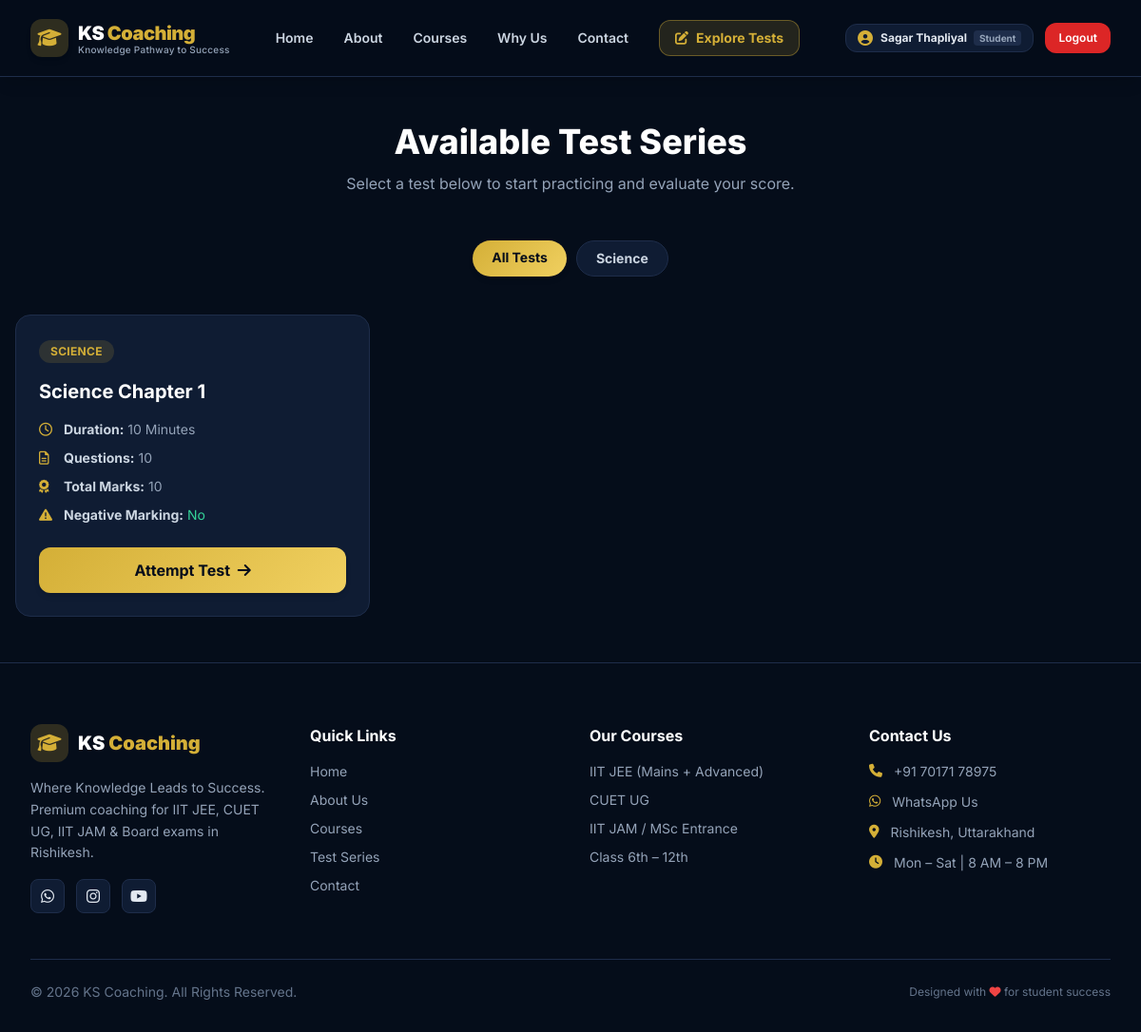
/testseries/student/tests/ (signed in), run on the app's committed database.
### accounts/models.py (models this page shows, shortened)
class User(AbstractUser):
    ROLE_CHOICES = (
        ('student', 'Student'),
        ('teacher', 'Teacher'),
    )
    full_name = models.CharField(max_length=150)
    phone_number = models.CharField(max_length=15, unique=True)
    role = models.CharField(max_length=10, choices=ROLE_CHOICES, default='student')
    class_level = models.CharField(max_length=50, blank=True, null=True)
    batch = models.CharField(max_length=100, blank=True, null=True)

### testseries/models.py (models this page shows, shortened)
class Category(models.Model):
    name = models.CharField(max_length=100, unique=True)
    description = models.TextField(blank=True, null=True)
    class Meta:
        verbose_name_plural = "Categories"

class Test(models.Model):
    title = models.CharField(max_length=200)
    category = models.ForeignKey(Category, on_delete=models.CASCADE, related_name='tests')
    duration_minutes = models.PositiveIntegerField(help_text="Duration in minutes")
    total_marks = models.PositiveIntegerField(default=100)
    total_questions = models.PositiveIntegerField(default=10)
    has_negative_marking = models.BooleanField(default=False)
    negative_marks_per_question = models.FloatField(default=0.0, help_text="e.g. 0.25 or 1.0")
    created_by = models.ForeignKey(settings.AUTH_USER_MODEL, on_delete=models.CASCADE)
    created_at = models.DateTimeField(auto_now_add=True)

### testseries/views.py (the view)
# urls.py: path('student/tests/', views.student_test_list, name='student_test_list'),
@login_required
def student_test_list(request):
    categories = Category.objects.all()
    selected_category = request.GET.get('category')
    if selected_category:
        tests = Test.objects.filter(category__id=selected_category).order_by('-created_at')
    else:
        tests = Test.objects.all().order_by('-created_at')
    return render(request, 'testseries/student_test_list.html', {
        'tests': tests,
        'categories': categories,
        'selected_category': selected_category
    })

### core/templates/testseries/student_test_list.html
{% extends 'core/base.html' %}
{% block content %}
<div class="max-w-7xl mx-auto px-4 py-12">
    <div class="text-center max-w-2xl mx-auto mb-12">
        <h1 class="text-3xl sm:text-4xl font-extrabold text-white">Available Test Series</h1>
        <p class="text-slate-400 mt-3">Select a test below to start practicing and evaluate your score.</p>
    </div>
    <div class="flex flex-wrap gap-2.5 justify-center mb-10">
        <a href="{% url 'student_test_list' %}"
           class="px-5 py-2 rounded-full text-sm font-bold transition-all
                  {% if not selected_category %}
                      gold-gradient text-ksDark shadow-md
                  {% else %}
                      bg-ksCard text-slate-300 border border-ksBorder hover:border-ksGold/40 hover:text-ksGold
                  {% endif %}">
            All Tests
        </a>
        {% for cat in categories %}
            <a href="{% url 'student_test_list' %}?category={{ cat.id }}"
               class="px-5 py-2 rounded-full text-sm font-bold transition-all
                      {% if selected_category == cat.id|stringformat:'s' %}
                          gold-gradient text-ksDark shadow-md
                      {% else %}
                          bg-ksCard text-slate-300 border border-ksBorder hover:border-ksGold/40 hover:text-ksGold
                      {% endif %}">
                {{ cat.name }}
            </a>
        {% endfor %}
    </div>
    <div class="grid grid-cols-1 md:grid-cols-2 lg:grid-cols-3 gap-6">
        {% for test in tests %}
        <div class="bg-ksCard p-6 rounded-2xl border border-ksBorder hover:border-ksGold/40 hover:shadow-xl hover:shadow-ksGold/5 transition-all duration-300 flex flex-col justify-between group">
            <div>
                <span class="inline-block bg-ksGold/15 text-ksGold text-xs font-bold px-3 py-1 rounded-full uppercase tracking-wide">
                    {{ test.category.name }}
                </span>
                <h3 class="text-xl font-bold text-white mt-4 mb-4 group-hover:text-ksGold transition">
                    {{ test.title }}
                </h3>
                <div class="space-y-2.5 text-sm text-slate-400">
                    <p class="flex items-center gap-2.5">
                        <i class="fa-regular fa-clock text-ksGold w-4"></i>
                        <span><b class="text-slate-300">Duration:</b> {{ test.duration_minutes }} Minutes</span>
                    </p>
                    <p class="flex items-center gap-2.5">
                        <i class="fa-regular fa-file-lines text-ksGold w-4"></i>
                        <span><b class="text-slate-300">Questions:</b> {{ test.questions.count }}</span>
                    </p>
                    <p class="flex items-center gap-2.5">
                        <i class="fa-solid fa-award text-ksGold w-4"></i>
                        <span><b class="text-slate-300">Total Marks:</b> {{ test.total_marks }}</span>
                    </p>
                    <p class="flex items-center gap-2.5">
                        <i class="fa-solid fa-triangle-exclamation text-ksGold w-4"></i>
                        <span>
                            <b class="text-slate-300">Negative Marking:</b>
                            {% if test.has_negative_marking %}
                                <span class="text-red-400 font-semibold">Yes (-{{ test.negative_marks_per_question }})</span>
                            {% else %}
                                <span class="text-emerald-400">No</span>
                            {% endif %}
                        </span>
                    </p>
                </div>
            </div>
            <a href="{% url 'take_test' test.id %}"
               class="block text-center w-full mt-6 gold-gradient hover:opacity-90 text-ksDark font-bold py-3 rounded-xl transition shadow-md">
                Attempt Test <i class="fa-solid fa-arrow-right ml-1"></i>
            </a>
        </div>
        {% empty %}
        <div class="col-span-full text-center py-16 text-slate-500 bg-ksCard rounded-2xl border border-ksBorder">
            <i class="fa-regular fa-folder-open text-5xl mb-4 opacity-40"></i>
            <p class="text-lg">No tests available under this category.</p>
        </div>
        {% endfor %}
    </div>
</div>
{% endblock %}

### core/templates/core/base.html (shortened to what this page needs)
{% load static %}
<!DOCTYPE html>
<html lang="en" class="scroll-smooth">
<head>
    <script src="https://cdn.tailwindcss.com"></script>
    <link rel="stylesheet" href="https://cdnjs.cloudflare.com/ajax/libs/font-awesome/6.5.1/css/all.min.css">
</head>
<body class="bg-ksDark text-slate-200 font-sans antialiased">
    <header class="sticky top-0 z-50 bg-ksDark/95 backdrop-blur-md border-b border-ksBorder shadow-lg">
        <nav class="max-w-7xl mx-auto px-4 sm:px-6 lg:px-8 h-20 flex items-center justify-between">
            <a href="{% url 'home' %}" class="flex items-center gap-2.5 group">
                <div class="w-10 h-10 rounded-xl bg-ksGold/20 flex items-center justify-center text-ksGold text-xl shadow-md group-hover:scale-105 transition">
                    <i class="fa-solid fa-graduation-cap"></i>
                </div>
                <div>
                    <span class="text-xl font-black text-white tracking-tight">KS <span class="text-ksGold">Coaching</span></span>
                    <p class="text-[10px] text-slate-400 -mt-1 font-medium tracking-wide">Knowledge Pathway to Success</p>
                </div>
            </a>
            <div class="hidden lg:flex items-center gap-8 font-semibold text-slate-300 text-sm">
                <a href="{% url 'home' %}" class="hover:text-ksGold transition">Home</a>
                <a href="#about" class="hover:text-ksGold transition">About</a>
                <a href="#courses" class="hover:text-ksGold transition">Courses</a>
                <a href="#why-us" class="hover:text-ksGold transition">Why Us</a>
                <a href="#contact" class="hover:text-ksGold transition">Contact</a>
                {% if user.is_authenticated %}
                    <a href="{% url 'student_test_list' %}" class="bg-ksGold/15 text-ksGold border border-ksGold/40 hover:bg-ksGold hover:text-ksDark px-4 py-2 rounded-xl transition flex items-center gap-2 text-sm font-bold">
                        <i class="fa-solid fa-pen-to-square"></i> Explore Tests
                    </a>
                {% else %}
                    <a href="{% url 'login' %}?next={% url 'student_test_list' %}" class="bg-ksGold/15 text-ksGold border border-ksGold/40 hover:bg-ksGold hover:text-ksDark px-4 py-2 rounded-xl transition flex items-center gap-2 text-sm font-bold">
                        <i class="fa-solid fa-pen-to-square"></i> Explore Tests
                    </a>
                {% endif %}
            </div>
            <div class="flex items-center gap-3">
                {% if user.is_authenticated %}
                    <div class="hidden md:flex items-center gap-2 bg-ksCard px-3 py-1.5 rounded-xl border border-ksBorder">
                        <i class="fa-solid fa-circle-user text-ksGold"></i>
                        <span class="text-xs font-bold text-slate-200">{{ user.full_name }}
                            <span class="ml-1 bg-ksBorder text-slate-400 px-1.5 py-0.5 rounded capitalize text-[10px]">{{ user.role }}</span>
                        </span>
                    </div>
                    <a href="{% url 'logout' %}" class="bg-red-600 hover:bg-red-700 text-white font-semibold px-3.5 py-2 rounded-xl text-xs shadow-sm">Logout</a>
                {% endif %}
            </div>
        </nav>
    </header>
    {% block content %}{% endblock %}
    <footer class="bg-ksDark border-t border-ksBorder pt-16 pb-8">
        <div class="max-w-7xl mx-auto px-4 sm:px-6 lg:px-8">
            <div class="grid grid-cols-1 md:grid-cols-2 lg:grid-cols-4 gap-10 mb-12">
                <div class="lg:col-span-1">
                    <div class="flex items-center gap-2.5 mb-4">
                        <div class="w-10 h-10 rounded-xl bg-ksGold/20 flex items-center justify-center text-ksGold text-xl">
                            <i class="fa-solid fa-graduation-cap"></i>
                        </div>
                        <span class="text-xl font-black text-white">KS <span class="text-ksGold">Coaching</span></span>
                    </div>
                    <p class="text-slate-400 text-sm leading-relaxed mb-4">
                        Where Knowledge Leads to Success. Premium coaching for IIT JEE, CUET UG, IIT JAM & Board exams in Rishikesh.
                    </p>
                    <div class="flex gap-3">
                        <a href="#" class="w-9 h-9 rounded-lg bg-ksCard hover:bg-ksGold hover:text-ksDark flex items-center justify-center transition border border-ksBorder"><i class="fa-brands fa-whatsapp"></i></a>
                        <a href="#" class="w-9 h-9 rounded-lg bg-ksCard hover:bg-ksGold hover:text-ksDark flex items-center justify-center transition border border-ksBorder"><i class="fa-brands fa-instagram"></i></a>
                        <a href="#" class="w-9 h-9 rounded-lg bg-ksCard hover:bg-ksGold hover:text-ksDark flex items-center justify-center transition border border-ksBorder"><i class="fa-brands fa-youtube"></i></a>
                    </div>
                </div>
                <div>
                    <h4 class="text-white font-bold mb-4">Quick Links</h4>
                    <ul class="space-y-2.5 text-sm text-slate-400">
                        <li><a href="{% url 'home' %}" class="hover:text-ksGold transition">Home</a></li>
                        <li><a href="#about" class="hover:text-ksGold transition">About Us</a></li>
                        <li><a href="#courses" class="hover:text-ksGold transition">Courses</a></li>
                        <li><a href="{% url 'student_test_list' %}" class="hover:text-ksGold transition">Test Series</a></li>
                        <li><a href="#contact" class="hover:text-ksGold transition">Contact</a></li>
                    </ul>
                </div>
                <div>
                    <h4 class="text-white font-bold mb-4">Our Courses</h4>
                    <ul class="space-y-2.5 text-sm text-slate-400">
                        <li><a href="#courses" class="hover:text-ksGold transition">IIT JEE (Mains + Advanced)</a></li>
                        <li><a href="#courses" class="hover:text-ksGold transition">CUET UG</a></li>
                        <li><a href="#courses" class="hover:text-ksGold transition">IIT JAM / MSc Entrance</a></li>
                        <li><a href="#courses" class="hover:text-ksGold transition">Class 6th – 12th</a></li>
                    </ul>
                </div>
                <div>
                    <h4 class="text-white font-bold mb-4">Contact Us</h4>
                    <ul class="space-y-3 text-sm text-slate-400">
                        <li class="flex items-start gap-3">
                            <i class="fa-solid fa-phone text-ksGold mt-0.5"></i>
                            <a href="tel:7017178975" class="hover:text-ksGold">+91 70171 78975</a>
                        </li>
                        <li class="flex items-start gap-3">
                            <i class="fa-brands fa-whatsapp text-ksGold mt-0.5"></i>
                            <a href="https://wa.me/917017178975" target="_blank" class="hover:text-ksGold">WhatsApp Us</a>
                        </li>
                        <li class="flex items-start gap-3">
                            <i class="fa-solid fa-location-dot text-ksGold mt-0.5"></i>
                            <span>Rishikesh, Uttarakhand</span>
                        </li>
                        <li class="flex items-start gap-3">
                            <i class="fa-solid fa-clock text-ksGold mt-0.5"></i>
                            <span>Mon – Sat | 8 AM – 8 PM</span>
                        </li>
                    </ul>
                </div>
            </div>
            <div class="border-t border-ksBorder pt-6 flex flex-col sm:flex-row justify-between items-center gap-4 text-sm text-slate-500">
                <p>© 2026 KS Coaching. All Rights Reserved.</p>
                <p class="text-xs">Designed with <i class="fa-solid fa-heart text-red-500"></i> for student success</p>
            </div>
        </div>
    </footer>
</body>
</html>

### core/templates/core/base.html (style rules this page uses)
.gold-gradient { background: linear-gradient(135deg, #d4af37, #f0d060); }

### data on the page
User: full_name "Sagar Thapliyal", role "Student"
Category: name "Science"
Test: category.name "SCIENCE", title "Science Chapter 1", duration_minutes "10", questions.count "10", total_marks "10", has_negative_marking "No"
